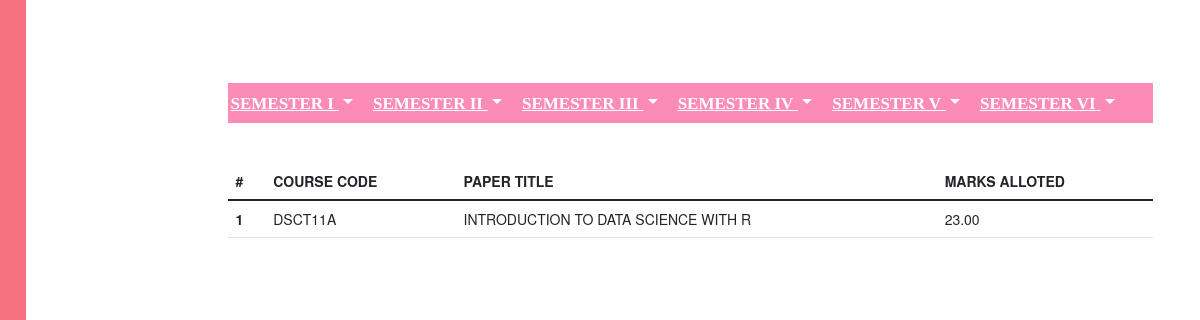
Page /Student/ExaminationMarks/197208/M.S.Ds/ on the committed database.
### student/models.py (models this page shows)
class Student_Marks(models.Model):
	Date_Time_Marks = models.DateTimeField(auto_now = True)
	Semester = models.CharField(max_length= 20, choices = Semester_Choices, null = True)
	Marks_Type = models.CharField(max_length = 30, choices = Exam_Type_Choices)
	Course_Code = models.ForeignKey(Courses,on_delete = models.PROTECT, default = '')
	Roll_Number_Marks = models.ForeignKey(Student,on_delete = models.CASCADE, default = '')
	Teacher_Id_Marks = models.ForeignKey(Teacher,on_delete = models.PROTECT, default = '')
	Marks_Total = models.CharField(max_length = 3,default = '')
	Marks_Alloted = models.DecimalField(max_digits = 6, decimal_places = 2,null = True)

class Courses(models.Model):
	Course_Code = models.CharField(max_length = 10, primary_key = True)
	Course_Subject = models.CharField(max_length = 20, default = '')
	Course_Title = models.CharField(max_length = 100,default = '')

### student/views.py (the view)
# urls.py: path('Student/ExaminationMarks/<Roll_Number>/<Group>/',Student_ninth, name = 'Student_ninth'),
def Student_ninth(request,Roll_Number,Group):
	Semesters = ('SEMESTER  I','SEMESTER II','SEMESTER III','SEMESTER IV','SEMESTER V','SEMESTER VI')
	Marks = ('I INTERNAL','II INTERNAL','SEMESTER','ASSIGNMENT','ATTENDANCE')
	Internal_1_marks = Student_Marks.objects.filter(Roll_Number_Marks = Roll_Number).filter(Marks_Type = 'I Internal').filter(Semester = "1")
	content ={
			'Student' : Internal_1_marks,
			'Roll_Number' : Roll_Number,
			'Group' : Group,
			'Attendance' : Semesters,
			'Marks' : Marks
	}
	return render(request,'temp/Studentfifth.html',content)

### templates/temp/Studentfifth.html (shortened to what this page needs)
{% extends "main.html" %}
{% block content %}
{% load static %}
<head>
    <link rel="stylesheet" href="https://maxcdn.bootstrapcdn.com/bootstrap/3.4.1/css/bootstrap.min.css">
<body>
      <div class="side-navbar active-nav d-flex justify-content-between flex-wrap flex-column" id="sidebar">
  <ul class="nav flex-column text-white w-100">
    <a href="#" class="nav-link h3 text-white my-2">
    </a>
    <a href="/Student/Welcome/same/{{Roll_Number}}/" class="nav-link">
    </a>
    <a href="/Student/Attendance/{{Roll_Number}}/{{Group}}/" class="nav-link">
  </a>
  <a href="/Student/ExaminationMarks/{{Roll_Number}}/{{Group}}/" class="nav-link">
  </a>
    <a href="/" class="nav-link">
    </a>
  </ul>
</div>
<div class="p-1 my-container active-cont"><br><br><br>
 <nav style="background-color:#fc8cb7;" >
{% for i in Attendance %}
<div class="btn-group">
  <button class="btn btn-link btn dropdown-toggle" type="button" data-toggle="dropdown" aria-haspopup="true" aria-expanded="false" style="margin-left: -10px; color:white;font-size: 17px; font-family: : cursive;" >
    <b style="font-family: cursive;">{{i}}</b>
  </button>
</div>
{% endfor %}
</nav>
<br><br>
<table class="table">
  <thead><tr>
    <th scope="col">#</th>
    <th scope="col">COURSE CODE</th>
    <th scope="col">PAPER TITLE</th>
    <th scope="col">MARKS ALLOTED</th>
    </tr>
  </thead>
  <tbody>
    {% for s in Student %}
    <tr>
    <th scope="row">{{forloop.counter}}</th>
    <td>{{s.Course_Code.Course_Code}}</td>
    <td>{{s.Course_Code.Course_Title}}</td>
    <td>{{s.Marks_Alloted}}</td>
    </tr>
    {% endfor %}
  </tbody>
</table>
</body>
{% endblock %}

### templates/temp/Studentfifth.html (style rules this page uses)
.side-navbar { width: 270px; height: 100%; position: fixed; margin-left: -200px; background-color:#F67280; transition: 0.5s; border-color: yellow; }
.my-container { transition: 0.4s; }
.active-nav { margin-left: -289px; }
.active-cont { margin-left: 180px; }

### rows in the picture
Student_Marks: Course_Code.Course_Code "DSCT11A", Course_Code.Course_Title "INTRODUCTION TO DATA SCIENCE WITH R", Marks_Alloted "23.00"

### other values in the picture
{{ i }} "SEMESTER I" "SEMESTER II" "SEMESTER III" "SEMESTER IV" "SEMESTER V" "SEMESTER VI"
